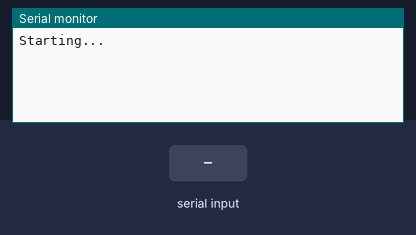
Recording of a sketch running on a simulated Arduino Uno, built with avr-gcc and run on an emulated ATmega328P. Shown: the last lines printed to the serial monitor. The test bench sets the inputs (shaded band).

Above: at 1.2 s.
1.3 s: "all:" received over Serial
At 3.6 s:
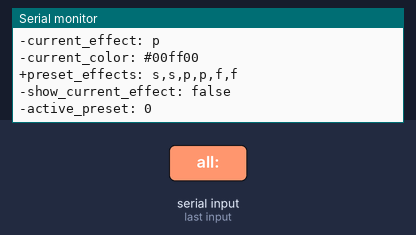
3.8 s: "temperature_history:" received over Serial
At 5.4 s:
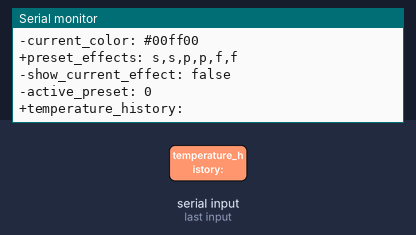
6.3 s: "consumption_history:" received over Serial
At 8.5 s:
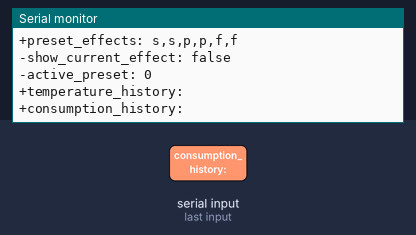
8.8 s: "preset_effects:" received over Serial
At 10.2 s:
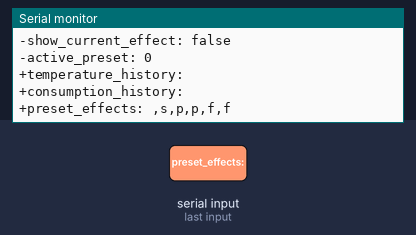
11.3 s: "preset_colors_all:" received over Serial
At 13.4 s:
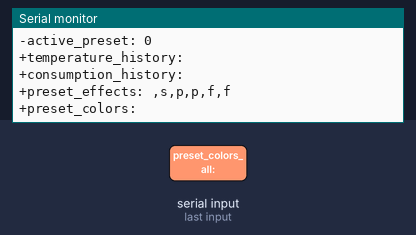
13.8 s: ",:" received over Serial
At 16.1 s:
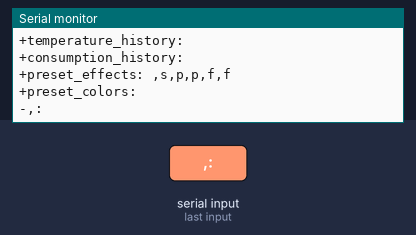

Measured:
- after the input at 1.3 s, the serial monitor: prints a new line after 1.0 s (image 1)
- after the input at 3.8 s, the serial monitor: prints a new line after 1.0 s (image 2)
- after the input at 6.3 s, the serial monitor: prints a new line after 1.0 s (image 3)
- after the input at 8.8 s, the serial monitor: prints a new line after 1.0 s (image 4)
- after the input at 11.3 s, the serial monitor: prints a new line after 1.0 s (image 5)
- after the input at 13.8 s, the serial monitor: prints a new line after 1.0 s (image 6)

The sketch:

arduino.ino
```cpp
#define max_presets 6

#include <string.h>

// Heating control
float roomTemp = 2.3, releaseTemp = 3.4, returnTemp = 4.5,
      pRoomTemp = 2.0, pRoomIntTemp = 4.5, pHeater1DeltaTemp = 3.5,
      pHeater2DeltaTemp = 3.5, pPumpDeltaTemp = 3.5;
bool heater1 = false, heater2 = true, pump = true;
String heatingMode = "auto_mode";
float temperatureHistory[] = { 24, 23, 24, 24, 22, 23, 22, 23, 22, 23, 22, 24, 24, 23, 24, 23, 22, 24, 22, 27 };
float consumptionHistory[] = { 1994, 1987, 1981, 1972, 1966, 2000, 1990, 1965, 1986, 1969, 1989, 1974, 1989, 1973, 1997, 1998, 1999, 1990, 1986, 1984 };

// LED control
String presetEffects[] = { "s", "s", "p", "p", "f", "f" };
String presetColors[] = { "green", "green", "white", "white", "red", "red" };
String currentEffect = "p", currentColor = "#00ff00";
bool showCurrentEffect = false;
int activePreset = 0;

template<typename T, size_t N>
String arrayToString(const T (&arr)[N]) {
  String result;

  for (size_t i = 0; i < N; i++) {
    result += String(arr[i]);
    if (i < N - 1) {
      result += ",";
    }
  }

  return result;
}

void modifyArrayFromString(const String& inputString, String* arr) {
  String currentElement;
  int currentIndex = 0;

  for (int i = 0; i < inputString.length(); ++i) {
    if (inputString.charAt(i) == ',') {
      if (currentIndex < max_presets) {
        arr[currentIndex++] = currentElement;
        currentElement = "";
      }

      continue;
    }

    currentElement += inputString.charAt(i);
  }

  if (currentIndex < max_presets) {
    arr[currentIndex] = currentElement;
  }
}


void sendVariable(String id) {
  if (id == "all") {
    sendVariable("room");
    Serial.flush();
    delay(30);
    sendVariable("release");
    Serial.flush();
    delay(30);
    sendVariable("return");
    Serial.flush();
    delay(30);
    sendVariable("p_room");
    Serial.flush();
    delay(30);
    sendVariable("p_room_int");
    Serial.flush();
    delay(30);
    sendVariable("p_heater_1_delta");
    Serial.flush();
    delay(30);
    sendVariable("p_heater_2_delta");
    Serial.flush();
    delay(30);
    sendVariable("p_pump_delta");
    Serial.flush();
    delay(30);
    sendVariable("heater_1");
    Serial.flush();
    delay(30);
    sendVariable("heater_2");
    Serial.flush();
    delay(30);
    sendVariable("pump");
    Serial.flush();
    delay(30);
    sendVariable("heating_mode");
    Serial.flush();
    delay(30);
    sendVariable("current_effect");
    Serial.flush();
    delay(30);
    sendVariable("current_color");
    delay(30);
    Serial.flush();
    // sendVariable("temperature_history"); Serial.flush();  delay(30);
    // sendVariable("consumption_history"); Serial.flush();  delay(30);
    // sendVariable("preset_colors");
    // Serial.flush();
    // delay(30);
    sendVariable("preset_effects");
    Serial.flush();
    delay(30);
    sendVariable("show_current_effect");
    Serial.flush();
    delay(30);
    sendVariable("active_preset");
    Serial.flush();
    delay(30);
    return;
  }

  if (id == "temperature_history"
      || id == "consumption_history"
      || id == "preset_effects"
      || id == "preset_colors"
      || id == "preset_colors_all")
    Serial.print("+");
  else
    Serial.print("-");

  if(id == "preset_colors_all")
    Serial.print("preset_colors: ");
  else
    Serial.print(id + ": ");

  Serial.flush();

  if (id == "room") Serial.println(roomTemp);
  else if (id == "release") Serial.println(releaseTemp);
  else if (id == "return") Serial.println(returnTemp);
  else if (id == "p_room") Serial.println(pRoomTemp);
  else if (id == "p_room_int") Serial.println(pRoomIntTemp);
  else if (id == "p_heater_1_delta") Serial.println(pHeater1DeltaTemp);
  else if (id == "p_heater_2_delta") Serial.println(pHeater2DeltaTemp);
  else if (id == "p_pump_delta") Serial.println(pPumpDeltaTemp);
  else if (id == "heater_1") Serial.println(heater1 ? "true" : "false");
  else if (id == "heater_2") Serial.println(heater2 ? "true" : "false");
  else if (id == "pump") Serial.println(pump ? "true" : "false");
  else if (id == "heating_mode") Serial.println(heatingMode);
  else if (id == "current_effect") Serial.println(currentEffect);
  else if (id == "current_color") Serial.println(currentColor);
  //else if (id == "preset_colors") Serial.println(arrayToString(presetColors) + "\r");
  else if (id == "preset_effects") Serial.println(arrayToString(presetEffects));
  else if (id == "show_current_effect") Serial.println(showCurrentEffect ? "true" : "false");
  else if (id == "active_preset") Serial.println(activePreset);
  // selse if (id == "consumption_history") Serial.println(arrayToString(consumptionHistory) + "\r\n");
  // else if (id == "temperature_history") Serial.println(arrayToString(temperatureHistory) + "\r\n");
  else Serial.println();
}

void receiveVariable(String id, String value) {
  if (id == "p_room") pRoomTemp = value.toFloat();
  else if (id == "p_room_int") pRoomIntTemp = value.toFloat();
  else if (id == "p_heater_1_delta") pHeater1DeltaTemp = value.toFloat();
  else if (id == "p_heater_2_delta") pHeater2DeltaTemp = value.toFloat();
  else if (id == "p_pump_delta") pPumpDeltaTemp = value.toFloat();
  else if (id == "heater_1") heater1 = (value == "true");
  else if (id == "heater_2") heater2 = (value == "true");
  else if (id == "pump") pump = (value == "true");
  else if (id == "heating_mode") heatingMode = value;
  else if (id == "preset_effects") modifyArrayFromString(value, presetEffects);
  //else if (id == "preset_colors") modifyArrayFromString(value, presetColors);
  else if (id == "current_effect") currentEffect = value;
  else if (id == "current_color") currentColor = value;
  else if (id == "show_current_effect") showCurrentEffect = (value == "true");
  else if (id == "active_preset") activePreset = value.toInt();

  if (id != "preset_colors")
    sendVariable(id);
}

void processInput(String command, String arg) {
  if (command == "GET")
    sendVariable(arg);
  else
    receiveVariable(command, arg);

  Serial.flush();
}

void setup() {
  Serial.begin(9600);
  Serial.println("Starting...");
}

void loop() {
  if (Serial.available()) {
    Serial.flush();

    String command = Serial.readStringUntil(':');
    command.trim();

    String arg = Serial.readString();
    arg.trim();
    Serial.flush();

    processInput(command, arg);
  }

  delay(10);
}
```
